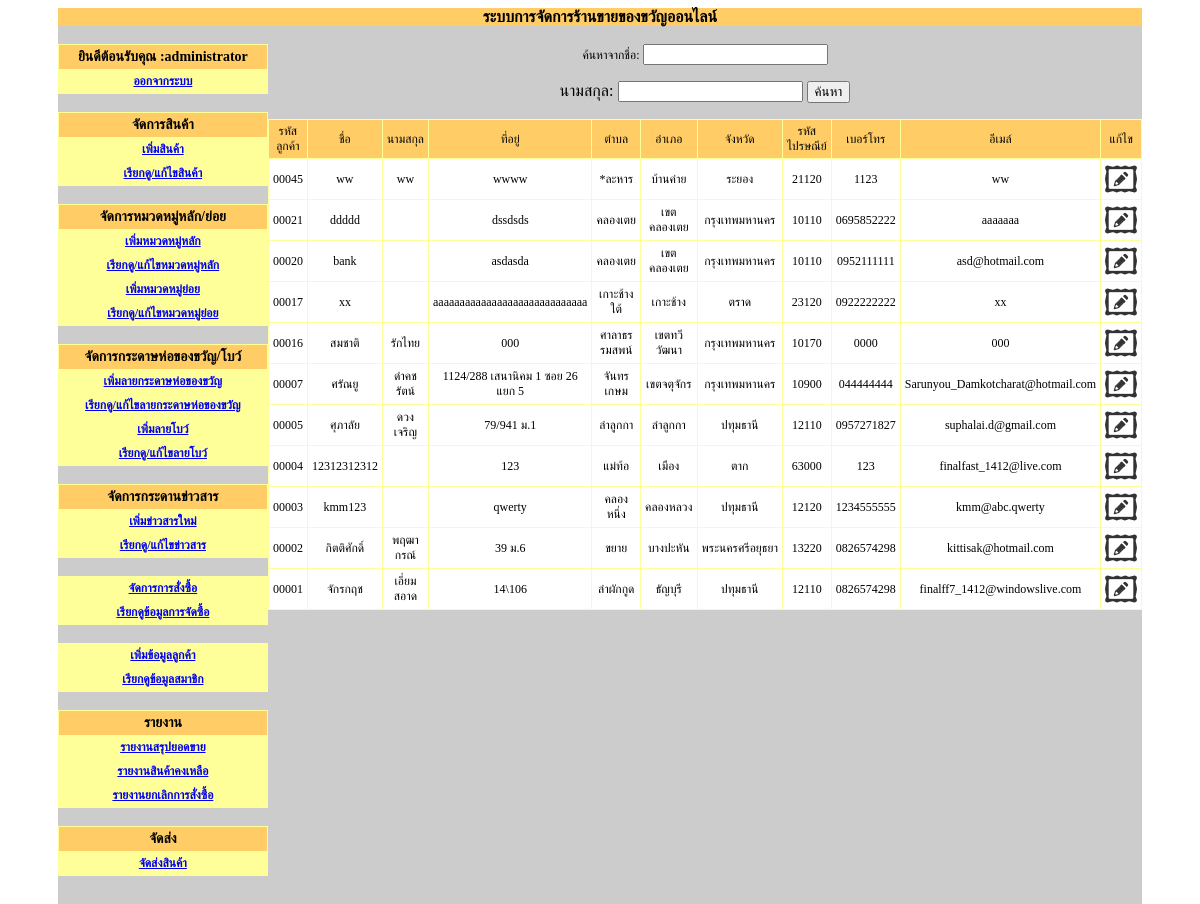
/giftshop2_V2_1/admin/main.php?module=customer (signed in), run on the app's committed database.
### tables this page shows
CREATE TABLE `tbl_customer` (
  `customer_id` int(5) unsigned zerofill NOT NULL auto_increment,
  `customer_name` varchar(50) NOT NULL,
  `customer_name_last` varchar(255) NOT NULL,
  `customer_address` text NOT NULL,
  `district_id` int(5) NOT NULL,
  `prefecture_id` int(5) NOT NULL,
  `province_id` int(2) NOT NULL,
  `postcode` int(5) NOT NULL,
  `customer_telephone` varchar(10) NOT NULL,
  `customer_email` varchar(50) NOT NULL,
  `customer_pass` varchar(20) NOT NULL,
  `Date` varchar(10) NOT NULL,
  `item1` varchar(255) NOT NULL,
  `item2` varchar(255) NOT NULL,
  `item3` varchar(255) NOT NULL,
  `item4` varchar(255) NOT NULL,
  `item5` varchar(255) NOT NULL,
  `item6` varchar(255) NOT NULL,
  `item7` varchar(255) NOT NULL,
  PRIMARY KEY  (`customer_id`)
);

CREATE TABLE `tbl_r_district` (
  `district_id` int(5) NOT NULL auto_increment COMMENT 'รหัส',
  `district_code` varchar(6) NOT NULL COMMENT 'รหัสอำเภอ',
  `district_name` varchar(150) NOT NULL COMMENT 'ตำบล',
  `prefecture_id` int(5) NOT NULL default '0' COMMENT 'อำเภอ',
  `province_id` int(5) NOT NULL default '0' COMMENT 'จังหวัด',
  PRIMARY KEY  (`district_id`),
  KEY `AMPHUR_ID` (`prefecture_id`),
  KEY `DISTRICT_NAME` (`district_name`)
);

CREATE TABLE `tbl_r_prefecture` (
  `prefecture_id` int(5) NOT NULL auto_increment COMMENT 'รหัส',
  `prefecture_code` varchar(4) NOT NULL COMMENT 'รหัสอำเภอ',
  `prefecture_name` varchar(150) NOT NULL COMMENT 'อำเภอ',
  `province_id` int(5) NOT NULL default '0' COMMENT 'รหัสจังหวัด',
  PRIMARY KEY  (`prefecture_id`)
);

CREATE TABLE `tbl_r_province` (
  `province_id` int(5) NOT NULL auto_increment,
  `province_code` varchar(2) NOT NULL,
  `province_name` varchar(150) NOT NULL COMMENT 'จังหวัด',
  PRIMARY KEY  (`province_id`)
);

CREATE TABLE `tbl_r_postcode` (
  `prefecture_id` int(10) unsigned NOT NULL,
  `postcode` int(11) unsigned NOT NULL COMMENT 'รหัสไปรษณีย์',
  PRIMARY KEY  (`prefecture_id`,`postcode`)
);

### giftshop2_V2_1/admin/customer.php (the view, shortened to what this page needs)
<?
$keyword=$_REQUEST['keyword'];
$keyword_2=$_REQUEST['keyword_2'];
?>
<br>
<?
if($keyword !='' or $keyword_2 != ''){
	 $searchnamecus="and customer_name like '%$keyword%' and customer_name_last like '%$keyword_2%'";
}else{
	 $searchnamecus="";
}
$sql="select * from tbl_customer as a, tbl_r_prefecture as b, tbl_r_province as c, tbl_r_district as d , tbl_r_postcode as e where a.prefecture_id=b.prefecture_id and a.province_id=c.province_id and a.district_id=d.district_id and a.postcode = e.prefecture_id $searchnamecus group by a.customer_id desc";
$qry=mysql_query($sql);
$numrow=mysql_num_rows($qry);
?>
<form action="main.php?module=<?=$module?>" method="post">
  <table width="439" border="0" align="center" cellpadding="0" cellspacing="0">
    <tr>
    <td width="500" align="center"><p><span class="sizamain1">ค้นหาจากชื่อ:
      </span>
        <input name="keyword" type="text" />
    </p>
      <p>นามสกุล:
        <input name="keyword_2" type="text" />
        <input type="submit" name="button2" id="button2" value="ค้นหา" />
      </p></td>
  </tr>
</table>
</form>
<table width="95%" border="0" align="center" cellpadding="4" cellspacing="1" bgcolor="#FFFF99">
  <tr>
    <td width="14%" align="center" bgcolor="#FFCC66"><span class="sizamain1">รหัสลูกค้า</span></td>
    <td width="16%" align="center" bgcolor="#FFCC66"><span class="sizamain1">ชื่อ</span></td>
    <td width="16%" align="center" bgcolor="#FFCC66"><span class="sizamain1">นามสกุล</span></td>
    <td width="12%" align="center" bgcolor="#FFCC66"><span class="sizamain1">ที่อยู่</span></td>
    <td width="9%" align="center" bgcolor="#FFCC66"><span class="sizamain1">ตำบล</span></td>
    <td width="9%" align="center" bgcolor="#FFCC66"><span class="sizamain1">อำเภอ</span></td>
    <td width="10%" align="center" bgcolor="#FFCC66"><span class="sizamain1">จังหวัด</span></td>
    <td width="10%" align="center" bgcolor="#FFCC66"><span class="sizamain1">รหัสไปรษณีย์</span></td>
    <td width="9%" align="center" bgcolor="#FFCC66"><span class="sizamain1">เบอร์โทร</span></td>
    <td width="11%" align="center" bgcolor="#FFCC66"><span class="sizamain1">อีเมล์</span></td>
    <td width="11%" align="center" bgcolor="#FFCC66"><span class="sizamain1">แก้ไข</span></td>
  </tr>
  <?
  if($numrow==0){
  ?>
  <tr>
    <td colspan="9" bgcolor="#FFFFFF"><span class="sizamain1">ไม่มีข้อมูล</span></td>
  </tr>
  <?
  }else{
	while($db=mysql_fetch_array($qry)){
  ?>
  <tr>
    <td align="center" bgcolor="#FFFFFF"><span class="sizamain1">
      <?=$db['customer_id'] ?>
    </span></td>
    <td align="center" bgcolor="#FFFFFF"><span class="sizamain1">
      <?=$db['customer_name'] ?>
    </span></td>
    <td align="center" bgcolor="#FFFFFF"><span class="sizamain1">
      <?=$db['customer_name_last'] ?>
    </span></td>
    <td align="center" bgcolor="#FFFFFF"><span class="sizamain1">
      <?=$db['customer_address'] ?>
    </span></td>
    <td align="center" bgcolor="#FFFFFF"><span class="sizamain1">
      <?=$db['district_name'] ?>
    </span></td>
    <td align="center" bgcolor="#FFFFFF"><span class="sizamain1">
      <?=$db['prefecture_name'] ?>
    </span></td>
    <td align="center" bgcolor="#FFFFFF"><span class="sizamain1">
      <?=$db['province_name'] ?>
    </span></td>
    <td align="center" bgcolor="#FFFFFF"><span class="sizamain1">
      <?=$db['postcode'] ?>
    </span></td>
    <td align="center" bgcolor="#FFFFFF"><span class="sizamain1">
      <?=$db['customer_telephone'] ?>
    </span></td>
    <td align="center" bgcolor="#FFFFFF"><span class="sizamain1">
      <?=$db['customer_email'] ?>
    </span></td>
    <td align="center" bgcolor="#FFFFFF" class="sizemain1"><a href="main.php?module=update_cus&cus_id=<?php echo $db['customer_id'] ?>"><img src="../images/edit.png" width="32" height="32" /></a></td>
  </tr>
  <?
  	}
  }
  ?>
</table>

### giftshop2_V2_1/admin/customer.php (style rules this page uses)
.sizamain1 { font-size: 12px; }
.sizemain1 { font-size: 12px; }

### data on the page
tbl_customer: customer_id "00045", customer_name "ww", customer_name_last "ww", customer_address "wwww", district.district_name "*ละหาร", prefecture.prefecture_name "บ้านค่าย", province.province_name "ระยอง", tbl_r_postcode.postcode "21120", customer_telephone "1123", customer_email "ww"
tbl_customer: customer_id "00021", customer_name "ddddd", customer_address "dssdsds", district.district_name "คลองเตย", prefecture.prefecture_name "เขตคลองเตย", province.province_name "กรุงเทพมหานคร", tbl_r_postcode.postcode "10110", customer_telephone "0695852222", customer_email "aaaaaaa"
tbl_customer: customer_id "00020", customer_name "bank", customer_address "asdasda", district.district_name "คลองเตย", prefecture.prefecture_name "เขตคลองเตย", province.province_name "กรุงเทพมหานคร", tbl_r_postcode.postcode "10110", customer_telephone "0952111111", customer_email "asd@hotmail.com"
tbl_customer: customer_id "00017", customer_name "xx", customer_address "aaaaaaaaaaaaaaaaaaaaaaaaaaaaa", district.district_name "เกาะช้างใต้", prefecture.prefecture_name "เกาะช้าง", province.province_name "ตราด", tbl_r_postcode.postcode "23120", customer_telephone "0922222222", customer_email "xx"
tbl_customer: customer_id "00016", customer_name "สมชาติ", customer_name_last "รักไทย", customer_address "000", district.district_name "ศาลาธรรมสพน์", prefecture.prefecture_name "เขตทวีวัฒนา", province.province_name "กรุงเทพมหานคร", tbl_r_postcode.postcode "10170", customer_telephone "0000", customer_email "000"
tbl_customer: customer_id "00007", customer_name "ศรัณยู", customer_name_last "ดำคชรัตน์", customer_address "1124/288 เสนานิคม 1 ซอย 26 แยก 5", district.district_name "จันทรเกษม", prefecture.prefecture_name "เขตจตุจักร", province.province_name "กรุงเทพมหานคร", tbl_r_postcode.postcode "10900", customer_telephone "044444444", customer_email "Sarunyou_Damkotcharat@hotmail.com"
tbl_customer: customer_id "00005", customer_name "ศุภาลัย", customer_name_last "ดวงเจริญ", customer_address "79/941 ม.1", district.district_name "ลำลูกกา", prefecture.prefecture_name "ลำลูกกา", province.province_name "ปทุมธานี", tbl_r_postcode.postcode "12110", customer_telephone "0957271827", customer_email "suphalai.d@gmail.com"
tbl_customer: customer_id "00004", customer_name "12312312312", customer_address "123", district_name "แม่ท้อ", prefecture.prefecture_name "เมือง", province.province_name "ตาก", tbl_r_postcode.postcode "63000", customer_telephone "123", customer_email "finalfast_1412@live.com"
tbl_customer: customer_id "00003", customer_name "kmm123", customer_address "qwerty", district.district_name "คลองหนึ่ง", prefecture.prefecture_name "คลองหลวง", province.province_name "ปทุมธานี", tbl_r_postcode.postcode "12120", customer_telephone "1234555555", customer_email "kmm@abc.qwerty"
tbl_customer: customer_id "00002", customer_name "กิตติศักดิ์", customer_name_last "พฤฒากรณ์", customer_address "39 ม.6", district.district_name "ขยาย", prefecture.prefecture_name "บางปะหัน", province.province_name "พระนครศรีอยุธยา", tbl_r_postcode.postcode "13220", customer_telephone "0826574298", customer_email "kittisak@hotmail.com"
tbl_customer: customer_id "00001", customer_name "จักรกฤช", customer_name_last "เอี่ยมสอาด", customer_address "14\\106", district.district_name "ลำผักกูด", prefecture.prefecture_name "ธัญบุรี", province.province_name "ปทุมธานี", tbl_r_postcode.postcode "12110", customer_telephone "0826574298", customer_email "finalff7_1412@windowslive.com"

### other printed values
$_SESSION['adminname'] "administrator"
